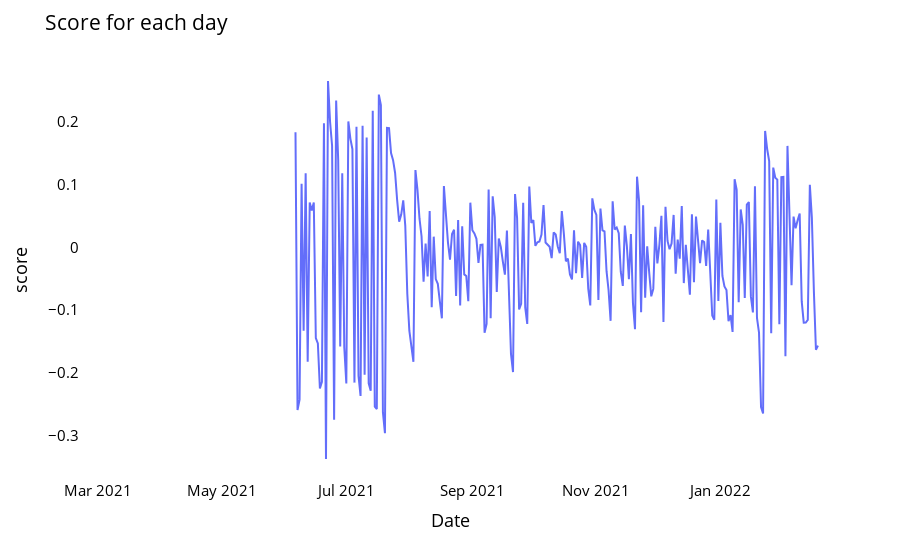

This figure's notebook cell:
### Code cell
# Evaluate the performance metrics for overall data

# Create a new column for score for each day
# score = abs(price - predicted  price)/price
# is_correct_direction is (yesterday's price - today's price) sign compare to (yesterday's price - predicted price) sign : if sign are the same then 1 else -1
plotdf['left_sign'] = plotdf['original_close'].shift(1) - plotdf['original_close']
plotdf['right_sign'] = plotdf['original_close'].shift(1) - plotdf['test_predicted_close']
plotdf['is_correct_direction'] = np.where(plotdf['left_sign'] * plotdf['right_sign'] > 0, 1, -1)
plotdf['score'] = abs(plotdf['original_close'] -
                      plotdf['test_predicted_close'])/plotdf['original_close'] * plotdf['is_correct_direction']

# plot the money return
fig = px.line(plotdf, x=plotdf['date'], y=plotdf['score'], labels={
              'value': 'Money Return', 'date': 'Date'})
fig.update_layout(title_text='Score for each day',
                  plot_bgcolor='white', font_size=15, font_color='black')
fig.update_xaxes(showgrid=False)
fig.update_yaxes(showgrid=False)
fig.show()

print("Sum score", plotdf['score'].sum())

### Figure 1 — Plotly figure (JSON) as saved in the notebook; plotly's stock layout.template omitted (floating-point values rounded to 4 significant figures; data arrays with more than 128 entries replaced by an {"elided": "..."} marker saying what was removed)
{"data": [{"hovertemplate": "Date=%{x}<br>score=%{y}<extra></extra>", "legendgroup": "", "line": {"color": "#636efa", "dash": "solid"}, "marker": {"symbol": "circle"}, "mode": "lines", "name": "", "orientation": "v", "showlegend": false, "type": "scatter", "x": {"elided": "365 str values"}, "xaxis": "x", "y": {"elided": "365 float values"}, "yaxis": "y"}], "layout": {"font": {"color": "black", "size": 15}, "legend": {"tracegroupgap": 0}, "margin": {"t": 60}, "plot_bgcolor": "white", "title": {"text": "Score for each day"}, "xaxis": {"anchor": "y", "domain": [0, 1], "showgrid": false, "title": {"text": "Date"}}, "yaxis": {"anchor": "x", "domain": [0, 1], "showgrid": false, "title": {"text": "score"}}}}
